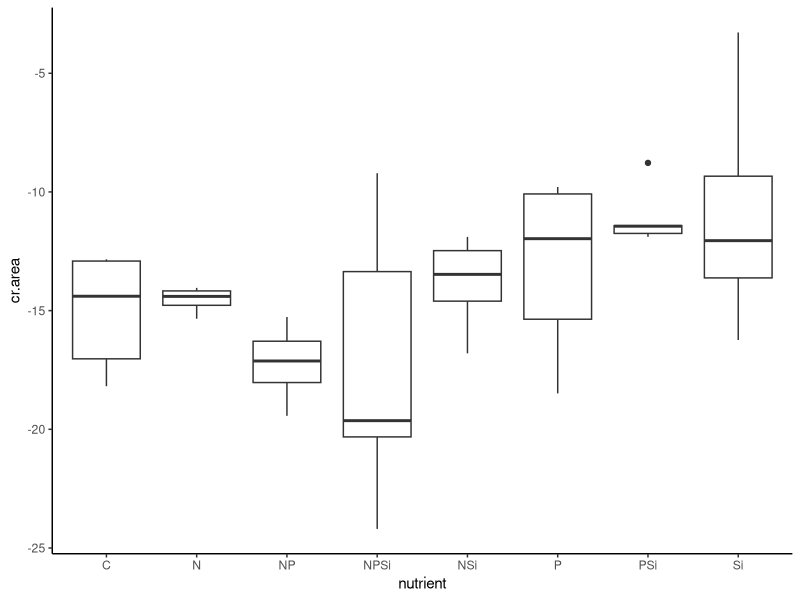
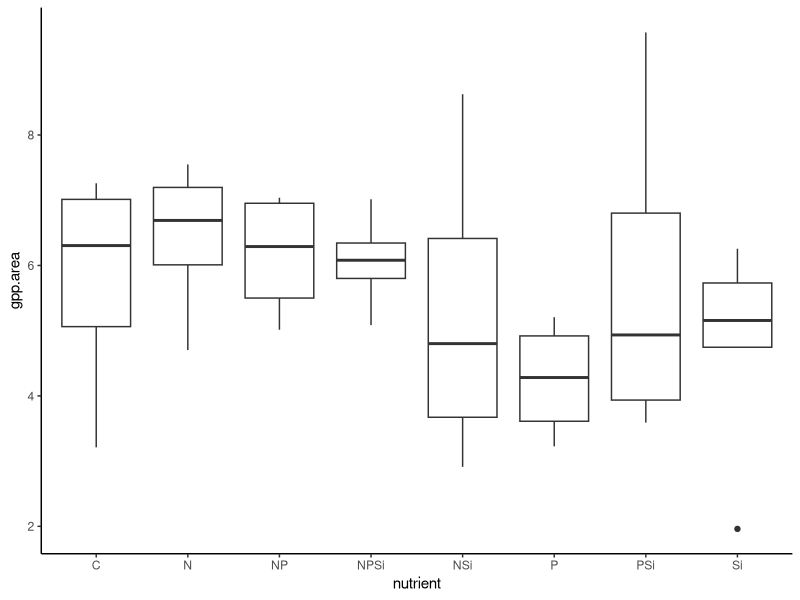
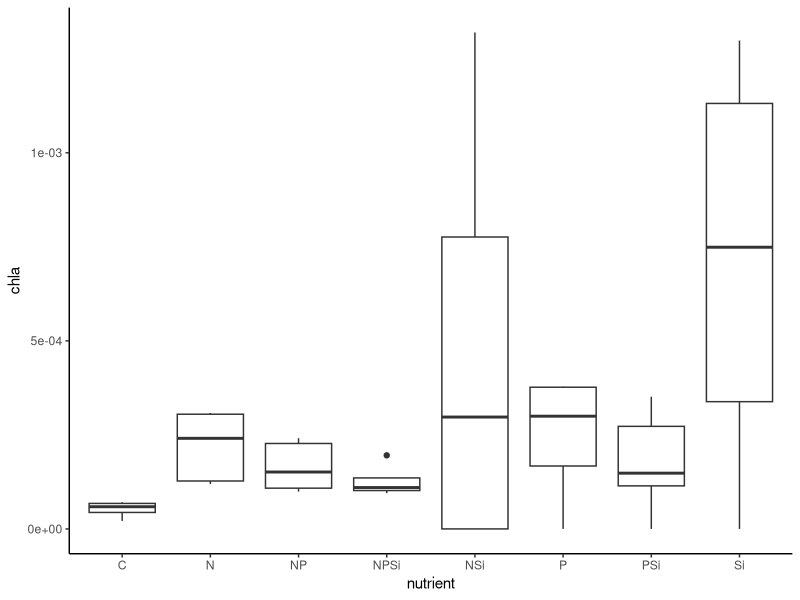
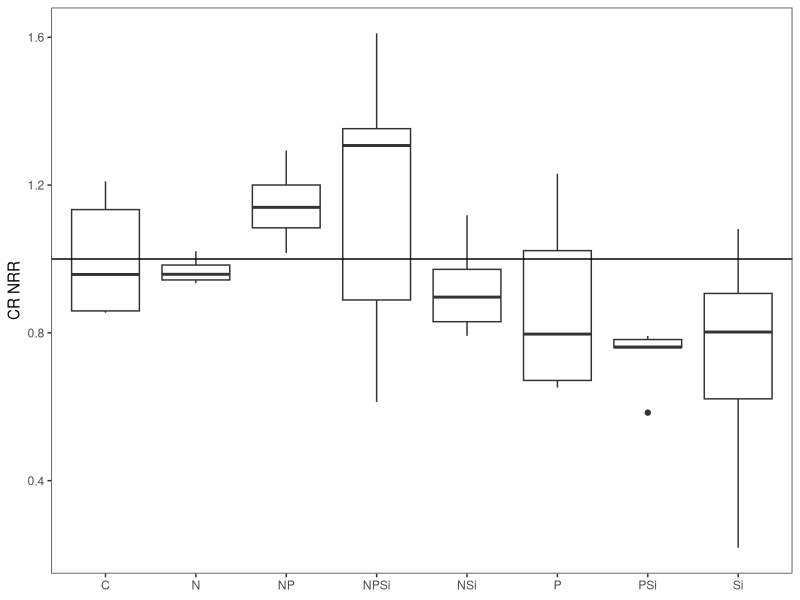
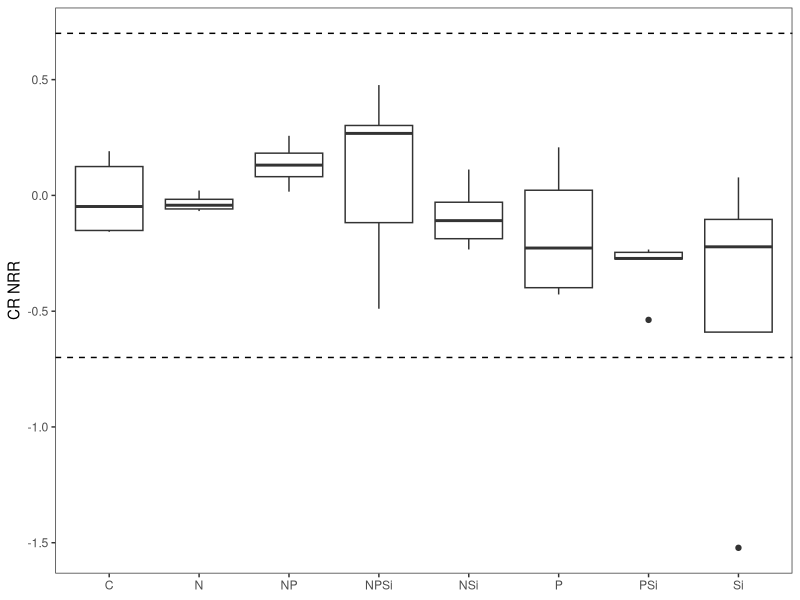
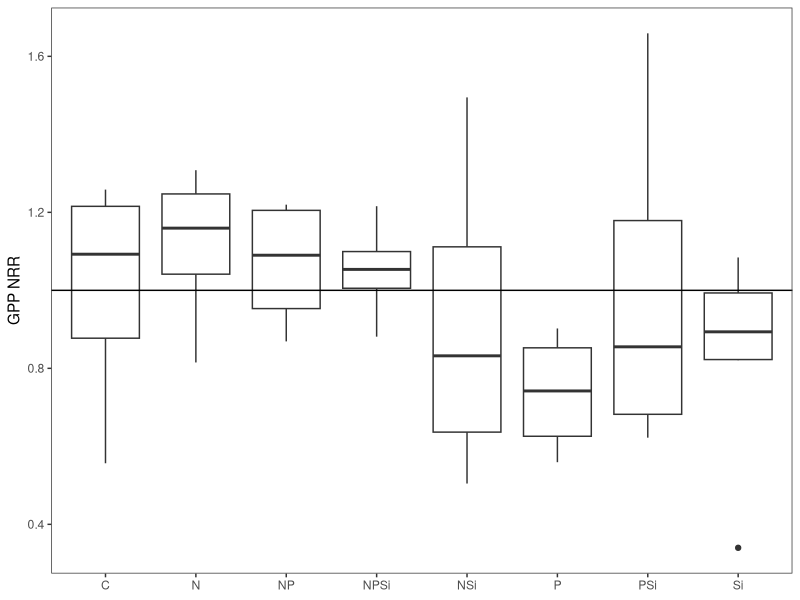
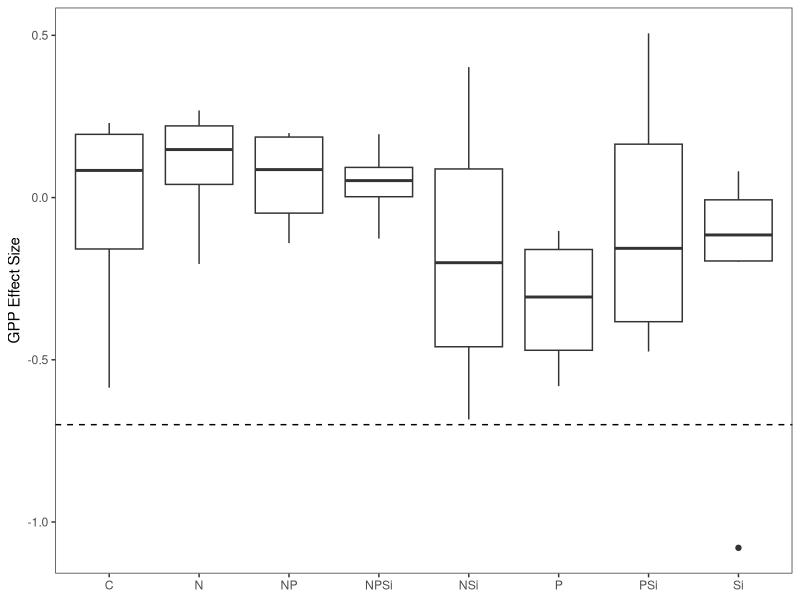
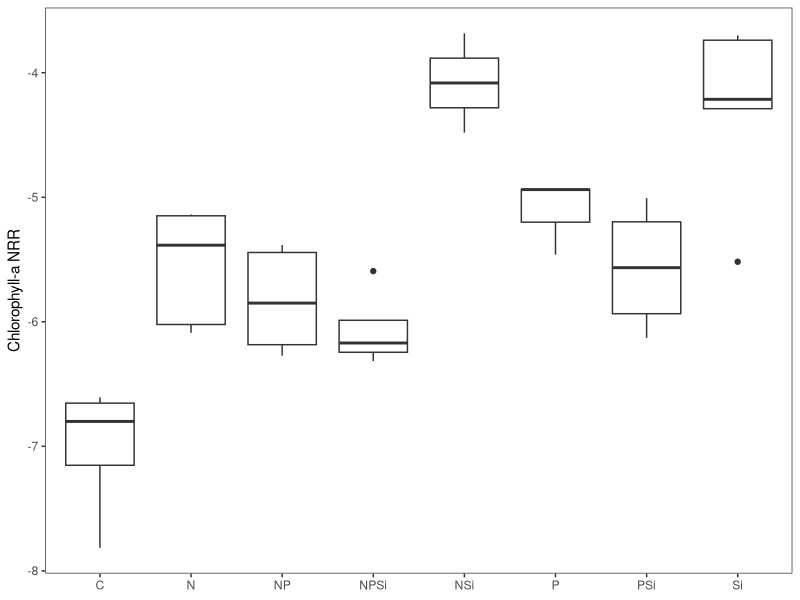

Recreate these plots in R, in order. (Note: this script raises an error after producing the figures.)
#Author:  Clay Arango
#Creation date: 10-Feb-19
#Script to analyze NDS data from Summer 2018 WSB work with S. Roley and A. Alexiades

#packages
library(nlme)
library(nortest)
library(plyr)
library(dplyr)
library(multcomp)
library(MASS)
library(ggplot2)

#Load data
reec_summer <- read.table(file="reec_summer.csv", header=T, sep=",")

#set variable
d = reec_summer

#evaluate data to make sure factors are correct
names(d)
unique(d$nutrient) #control, N, NP, NPSi, NSi, P, PSi, Si
unique(d$N) #should be 0 and 1
unique(d$P) #should be 0 and 1
unique(d$Si) #should be 0 and 1
unique(d$top) #should be "sponge" and "glass"
#if need to change, use recode function below. 
d$top<-recode(d$top, "cellulose" ="sponge")
str(d)

#convert N and P vand Si alues (0 or 1 for absence or presence) to factors
d$N<-as.factor(d$N)
d$P<-as.factor(d$P)
d$Si<-as.factor(d$Si)
str(d)

#subset data into gpp and cr response
d.cr = subset(d, top=="sponge", data=d)
d.gpp = subset(d, top=="glass", data=d)

#check distribution of controls and remove as needed before calculating NRR.
ggplot(d.cr, aes(x=nutrient, y=cr.area))+geom_boxplot() +theme_classic()
#ok

#calculate nrr for cr
x<-ddply(d.cr, "nutrient", summarise, ave_cr = mean(cr.area, na.rm=T)) 
x
d.cr$cr.nrr = d.cr$cr.area/-15.02240 #divide by control ave_cr

#check distribution of controls and remove as needed before calculating NRR.
ggplot(d.gpp, aes(x=nutrient, y=gpp.area))+geom_boxplot() +theme_classic()
#check CC1, but probably ok
ggplot(d.gpp, aes(x=nutrient, y=chla))+geom_boxplot() +theme_classic()
#ok - updated b/c original file had values too small (units were mg/cm2)

#calculate nrr for gpp and chla
x<- ddply(d.gpp, "nutrient", summarise, ave_gpp = mean(gpp.area, na.rm=T), ave_chla = mean(chla, na.rm=T)) 
x
d.gpp$gpp.nrr = d.gpp$gpp.area/5.770496 #divide by control ave_gpp
d.gpp$chla.nrr = d.gpp$chla/0.05252345 #divide by control ave_chla

#combine files and export
d.cr$chla.nrr<-NA
d.cr$gpp.nrr<-NA
d.gpp$cr.nrr<-NA
d.nrr<-rbind(d.cr, d.gpp)
d.nrr$site_date<-"reec_summer"

d.nrr$gpp.es<-log(d.nrr$gpp.nrr)
d.nrr$cr.es<-log(d.nrr$cr.nrr)
d.nrr$chla.es<-log(d.nrr$chla.nrr)

write.table(d.nrr, "reec_summer_nrr.csv", sep=",", quote=F, row.names =F)

###############
#plots of NRR and effect size
##############
ggplot(data=d.cr, aes(x=nutrient, y=cr.nrr))+geom_boxplot()+theme_bw()+
  ylab("CR NRR")+geom_abline(slope = 0, intercept = 1)+
  theme(axis.title.x=element_blank(), panel.grid.minor=element_blank(), panel.grid.major=element_blank())
#inhibition of most; limitation with NP

ggplot(data=subset(d.nrr, (top=="sponge")), aes(x=nutrient, y=cr.es))+geom_boxplot()+theme_bw()+
  ylab("CR NRR")+geom_hline(yintercept = 0.7, lty="dashed")+ geom_hline(yintercept = -0.7, lty="dashed")+
  theme(axis.title.x=element_blank(), panel.grid.minor=element_blank(), panel.grid.major=element_blank())

ggplot(data=subset(d.gpp, !(nutrient=="control")), aes(x=nutrient, y=gpp.nrr))+geom_boxplot()+theme_bw()+
  ylab("GPP NRR")+geom_abline(slope = 0, intercept = 1)+
  theme(axis.title.x=element_blank(), panel.grid.minor=element_blank(), panel.grid.major=element_blank())
#inhibition or neutral

ggplot(data=subset(d.nrr, (top=="glass")), aes(x=nutrient, y=gpp.es))+geom_boxplot()+theme_bw()+
  ylab("GPP Effect Size")+geom_abline(slope = 0, intercept = 1)+geom_hline(yintercept = -0.7, lty="dashed")+
  theme(axis.title.x=element_blank(), panel.grid.minor=element_blank(), panel.grid.major=element_blank())

ggplot(data=d.gpp, aes(x=nutrient, y=log(chla.nrr)))+geom_boxplot()+theme_bw()+
  ylab("Chlorophyll-a NRR")+geom_abline(slope = 0, intercept = 1)+
  theme(axis.title.x=element_blank(), panel.grid.minor=element_blank(), panel.grid.major=element_blank())
#limitation for nearly all

ggplot(data=subset(d.nrr, (top=="glass")), aes(x=nutrient, y=chla.es))+geom_boxplot()+theme_bw()+
  ylab("Chla Effect Size")+geom_hline(yintercept = 1.385, lty="solid")+ 
 geom_hline(yintercept = 0.7, lty="dashed")+
  theme(axis.title.x=element_blank(), panel.grid.minor=element_blank(), panel.grid.major=element_blank())

##########
#NRR Summary Files
#########

GPP_sum<-ddply(d.gpp, "nutrient", summarise, ave_nrr.gpp=mean(gpp.nrr, na.rm=T), sd_nrr.gpp=sd(gpp.nrr, na.rm=T), 
               se_nrr.gpp =(sd(gpp.nrr)/sqrt(sum(!is.na(gpp.nrr)))), 
               ci95_nrr.gpp = (1.96*(sd(gpp.nrr)/sqrt(sum(!is.na(gpp.nrr))))),
               ave_nrr.chla=mean(chla.nrr, na.rm=T), sd_nrr.chla=sd(chla.nrr, na.rm=T), 
               se_nrr.chla =(sd(chla.nrr)/sqrt(sum(!is.na(chla.nrr)))), 
               ci95_nrr.chla = (1.96*(sd(chla.nrr)/sqrt(sum(!is.na(chla.nrr))))))
CR_sum<-ddply(d.cr, "nutrient", summarise, ave_nrr.cr=mean(cr.nrr, na.rm=T), sd_nrr.cr=sd(cr.nrr, na.rm=T), 
              se_nrr.cr =(sd(cr.nrr)/sqrt(sum(!is.na(cr.nrr)))), 
              ci95_nrr.cr = (1.96*(sd(cr.nrr)/sqrt(sum(!is.na(cr.nrr))))))

#now combine into one and export
d.sum<-merge(GPP_sum, CR_sum, by="nutrient")
d.sum$site_date<-"reec_summer"
write.table(d.sum, "reec_summer_summ.csv",  sep=",", quote=F, row.names =F)

############################################################
#analyze RESPIRATION data
############################################################
d.cr1<-subset(d.cr, !(nds.id=="U1"))
M1<-gls(cr.area~N*P*Si, data=d.cr1, na.action=na.omit)
E1<-residuals(M1)
qqnorm(E1)
qqline(E1)#mostly ok, except for a couple points
ad.test(E1)
  #removed problematic point and now p = 0.3584   
#residuals are normally distributed, p=0.20289
  #logging makes it worse (p= 0.007278)
hist(E1) #normal except one point 
plot(M1)
   
plot(filter(d.cr1, !is.na(cr.area)) %>% dplyr::select(nutrient), 
     E1, xlab="nutrient", ylab="Residuals")
bartlett.test(cr.area~nutrient, data=d.cr1)
   #variance test not OK, even with logging and removing problematic point
  #but after removing problematic point, variance looks ok

anova(M1) #N limitation
#Results with problematic point removed
# numDF  F-value p-value
#(Intercept)     1 919.7099  <.0001
#N               1   6.5966  0.0153
#P               1   0.2429  0.6256
#Si              1   2.1390  0.1537
#N:P             1   7.5672  0.0098
#N:Si            1   0.6311  0.4330
#P:Si            1   0.0119  0.9138
#N:P:Si          1   0.1241  0.7271

#Results with all data
#N               1   7.8923  0.0084
#P               1   0.8282  0.3696
#Si              1   3.2453  0.0811
#N:P             1   3.8224  0.0594
#N:Si            1   1.7009  0.2015
#P:Si            1   0.4663  0.4996
#N:P:Si          1   0.0752  0.7857

##########################################################
#do multiple 2 way ANOVAs to improve our ability to interpret
##########################################################
#N and P
M1<-gls(cr.area~N*P, data=d.cr, na.action=na.omit)
E1<-residuals(M1)
qqnorm(E1)
qqline(E1)
ad.test(E1)
#residuals are not normally distributed, p=0.01155
hist(E1)  
plot(M1)

bartlett.test(cr.area~nutrient, data=d.cr)
#variance test not OK

anova(M1) #interpretation: P enhances N response
#N               1   7.7230  0.0086
#P               1   0.8104  0.3740
#N:P             1   4.4240  0.0425

interaction.plot(d.cr$N, d.cr$P, d.cr$cr.area*-1)

#N and Si
M1<-gls(cr.area~N*Si, data=d.cr, na.action=na.omit)
E1<-residuals(M1)
qqnorm(E1)
qqline(E1)
ad.test(E1)
#residuals are normally distributed, p=0.5633
hist(E1)  
plot(M1)

bartlett.test(cr.area~nutrient, data=d.cr)
#variance test not OK

anova(M1) #interpretation: N limitation
#N               1   7.5891  0.0092
#Si              1   3.1207  0.0858
#N:Si            1   1.3989  0.2447
interaction.plot(d.cr$N, d.cr$Si, d.cr$cr.area*-1)

#P and Si
M1<-gls(cr.area~P*Si, data=d.cr, na.action=na.omit)
E1<-residuals(M1)
qqnorm(E1)
qqline(E1)
ad.test(E1)
#residuals are normally distributed, p=0.7714
hist(E1)  
plot(M1)

bartlett.test(cr.area~nutrient, data=d.cr)
#variance test not OK

anova(M1) #interpretation: no limitation
interaction.plot(d.cr$P, d.cr$Si, d.cr$cr.area*-1)
##########################################################
##########################################################


############################################################
#analyze the PRODUCTION data
############################################################

M1<-gls(gpp.area~N*P*Si, data=d.gpp, na.action=na.omit) 
E1<-residuals(M1)
qqnorm(E1)
qqline(E1)
ad.test(E1)
   #residuals are OK

hist(E1, xlab="residuals", main="")
plot(M1)

plot(filter(d.gpp, !is.na(gpp.area)) %>% dplyr::select(nutrient), 
     E1, xlab="nutrient", ylab="Residuals")

bartlett.test(gpp.area~nutrient, data=d.gpp)
   #ok

anova(M1)
  


############################################################
#analyze the CHL-A biomass on disks

M1<-gls(log(chla)~N*P*Si, data=d.gpp, na.action=na.omit)
E1<-residuals(M1)
qqnorm(E1)
qqline(E1)
ad.test(E1)
#residuals NOT ok
#with ln, p = 0.065
hist(E1)
plot(M1) # variance increases with mean!

plot(filter(d.gpp, !is.na(chla)) %>% dplyr::select(nutrient), 
     E1, xlab="nutrient", ylab="Residuals")

#can't do bartlett test b/c no variance in control, so instead created data frame without control
b<-subset(d.gpp, !(nutrient=="C"))

bartlett.test(log(chla)~nutrient, data=b) #p = 0.069

anova(M1)
#N               1   1.37757  0.2501
#P               1   1.42451  0.2423
#Si              1   1.74922  0.1963
#N:P             1   1.06962  0.3096
#N:Si            1   3.61945  0.0671
#P:Si            1   9.58250  0.0043
#N:P:Si          1   5.03540  0.0326
##########################################################
#do multiple 2 way ANOVAs to improve our ability to interpret
##########################################################
#N and P  
xx = na.omit(subset(d.gpp, select = c(N,P,chla)))
interaction.plot(xx$N, xx$P, xx$chla)

#N and Si Si inhibited in presence of N (but NS)
xx = na.omit(subset(d.gpp, select = c(N,Si,chla)))
interaction.plot(xx$N, xx$Si, xx$chla)

#P and Si P reduces resposne to Si
xx = na.omit(subset(d.gpp, select = c(P,Si,chla)))
interaction.plot(xx$P, xx$Si, xx$chla)
